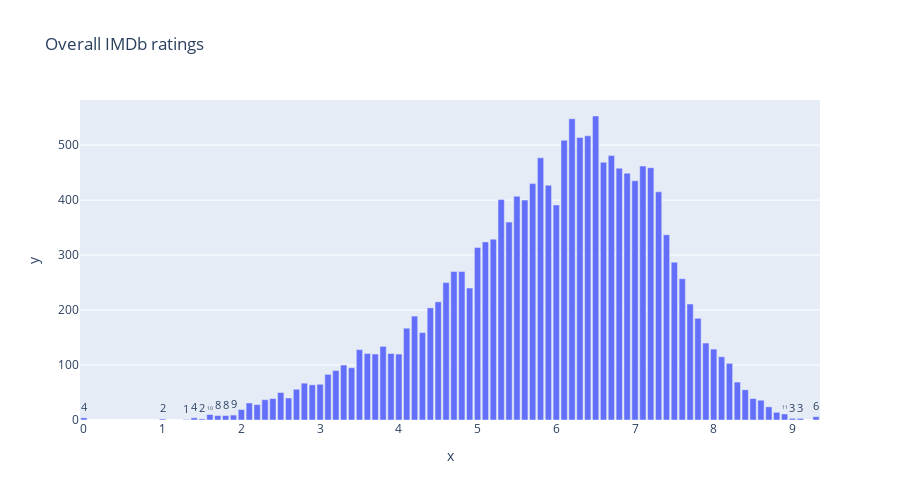

The notebook cell saved with this chart:
### Code cell
import plotly.express as px

fig = px.bar(df,
             x=df['IMDb'].value_counts().index,
             y=df['IMDb'].value_counts(),
             title='Overall IMDb ratings',
             text=df['IMDb'].value_counts(),
             height= 500)

fig.show()

### Figure 1 — Plotly figure (JSON) as saved in the notebook; plotly's stock layout.template omitted (floating-point values rounded to 4 significant figures)
{"data": [{"alignmentgroup": "True", "hovertemplate": "x=%{x}<br>y=%{y}<br>text=%{text}<extra></extra>", "legendgroup": "", "marker": {"color": "#636efa", "pattern": {"shape": ""}}, "name": "", "offsetgroup": "", "orientation": "v", "showlegend": false, "text": [553, 548, 517, 514, 509, 481, 477, 469, 462, 459, 458, 449, 435, 430, 427, 415, 407, 401, 400, 391, 360, 337, 329, 324, 314, 287, 270, 270, 257, 250, 240, 215, 211, 204, 189, 185, 167, 159, 140, 134, 129, 128, 121, 121, 120, 120, 115, 103, 100, 95, 90, 83, 69, 67, 65, 64, 56, 55, 50, 40, 39, 39, 37, 36, 31, 28, 24, 19, 14, 11, 10, 9, 8, 8, 6, 4, 4, 3, 3, 2, 2, 1], "textposition": "auto", "type": "bar", "x": [6.5, 6.2, 6.4, 6.3, 6.1, 6.7, 5.8, 6.6, 7.1, 7.2, 6.8, 6.9, 7, 5.7, 5.9, 7.3, 5.5, 5.3, 5.6, 6, 5.4, 7.4, 5.2, 5.1, 5, 7.5, 4.7, 4.8, 7.6, 4.6, 4.9, 4.5, 7.7, 4.4, 4.2, 7.8, 4.1, 4.3, 7.9, 3.8, 8, 3.5, 3.9, 3.6, 4, 3.7, 8.1, 8.2, 3.3, 3.4, 3.2, 3.1, 8.3, 2.8, 3, 2.9, 2.7, 8.4, 2.5, 2.6, 2.4, 8.5, 2.3, 8.6, 2.1, 2.2, 8.7, 2, 8.8, 8.9, 1.6, 1.9, 1.7, 1.8, 9.3, 1.4, 0, 9, 9.1, 1, 1.5, 1.3], "xaxis": "x", "y": [553, 548, 517, 514, 509, 481, 477, 469, 462, 459, 458, 449, 435, 430, 427, 415, 407, 401, 400, 391, 360, 337, 329, 324, 314, 287, 270, 270, 257, 250, 240, 215, 211, 204, 189, 185, 167, 159, 140, 134, 129, 128, 121, 121, 120, 120, 115, 103, 100, 95, 90, 83, 69, 67, 65, 64, 56, 55, 50, 40, 39, 39, 37, 36, 31, 28, 24, 19, 14, 11, 10, 9, 8, 8, 6, 4, 4, 3, 3, 2, 2, 1], "yaxis": "y"}], "layout": {"barmode": "relative", "height": 500, "legend": {"tracegroupgap": 0}, "title": {"text": "Overall IMDb ratings"}, "xaxis": {"anchor": "y", "domain": [0, 1], "title": {"text": "x"}}, "yaxis": {"anchor": "x", "domain": [0, 1], "title": {"text": "y"}}}}
